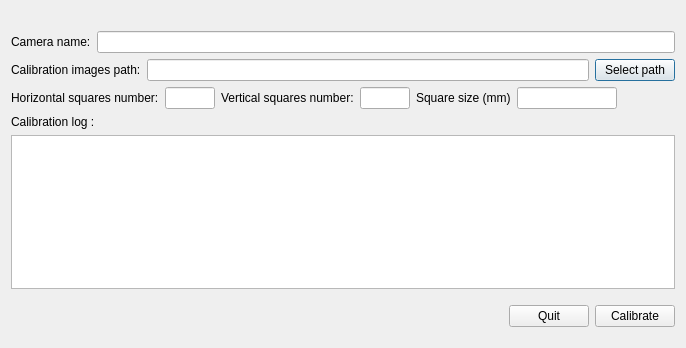
<?xml version="1.0" encoding="UTF-8"?>
<ui version="4.0">
 <class>CameraCalibDialog</class>
 <widget class="QDialog" name="CameraCalibDialog">
  <property name="geometry">
   <rect>
    <x>0</x>
    <y>0</y>
    <width>686</width>
    <height>348</height>
   </rect>
  </property>
  <property name="windowTitle">
   <string>Camera calibration</string>
  </property>
  <layout class="QVBoxLayout" name="verticalLayout_2">
   <item>
    <layout class="QVBoxLayout" name="verticalLayout">
     <property name="leftMargin">
      <number>0</number>
     </property>
     <property name="topMargin">
      <number>10</number>
     </property>
     <property name="bottomMargin">
      <number>10</number>
     </property>
     <item>
      <layout class="QHBoxLayout" name="horizontalLayout_4">
       <property name="topMargin">
        <number>10</number>
       </property>
       <item>
        <widget class="QLabel" name="label_6">
         <property name="text">
          <string>Camera name:</string>
         </property>
        </widget>
       </item>
       <item>
        <widget class="QLineEdit" name="camera_name_le"/>
       </item>
      </layout>
     </item>
     <item>
      <layout class="QHBoxLayout" name="horizontalLayout">
       <item>
        <widget class="QLabel" name="label">
         <property name="text">
          <string>Calibration images path:</string>
         </property>
        </widget>
       </item>
       <item>
        <widget class="QLineEdit" name="img_calib_path"/>
       </item>
       <item>
        <widget class="QPushButton" name="select_path_pb">
         <property name="text">
          <string>Select path</string>
         </property>
        </widget>
       </item>
      </layout>
     </item>
     <item>
      <layout class="QHBoxLayout" name="horizontalLayout_2">
       <item>
        <widget class="QLabel" name="label_2">
         <property name="text">
          <string>Horizontal squares number:</string>
         </property>
        </widget>
       </item>
       <item>
        <widget class="QLineEdit" name="horiz_squares_nb">
         <property name="maximumSize">
          <size>
           <width>50</width>
           <height>16777215</height>
          </size>
         </property>
        </widget>
       </item>
       <item>
        <widget class="QLabel" name="label_3">
         <property name="text">
          <string>Vertical squares number:</string>
         </property>
        </widget>
       </item>
       <item>
        <widget class="QLineEdit" name="vertic_squares_nb">
         <property name="maximumSize">
          <size>
           <width>50</width>
           <height>16777215</height>
          </size>
         </property>
        </widget>
       </item>
       <item>
        <widget class="QLabel" name="label_4">
         <property name="text">
          <string>Square size (mm)</string>
         </property>
        </widget>
       </item>
       <item>
        <widget class="QLineEdit" name="squares_size">
         <property name="maximumSize">
          <size>
           <width>100</width>
           <height>16777215</height>
          </size>
         </property>
        </widget>
       </item>
       <item>
        <spacer name="horizontalSpacer">
         <property name="orientation">
          <enum>Qt::Horizontal</enum>
         </property>
         <property name="sizeHint" stdset="0">
          <size>
           <width>40</width>
           <height>20</height>
          </size>
         </property>
        </spacer>
       </item>
      </layout>
     </item>
     <item>
      <widget class="QLabel" name="label_5">
       <property name="text">
        <string>Calibration log :</string>
       </property>
      </widget>
     </item>
     <item>
      <widget class="QTextEdit" name="log_text_edit"/>
     </item>
     <item>
      <layout class="QHBoxLayout" name="horizontalLayout_3">
       <property name="topMargin">
        <number>10</number>
       </property>
       <item>
        <spacer name="horizontalSpacer_2">
         <property name="orientation">
          <enum>Qt::Horizontal</enum>
         </property>
         <property name="sizeHint" stdset="0">
          <size>
           <width>40</width>
           <height>20</height>
          </size>
         </property>
        </spacer>
       </item>
       <item>
        <widget class="QPushButton" name="quit_pb">
         <property name="text">
          <string>Quit</string>
         </property>
        </widget>
       </item>
       <item>
        <widget class="QPushButton" name="calibrate_pb">
         <property name="text">
          <string>Calibrate</string>
         </property>
        </widget>
       </item>
      </layout>
     </item>
    </layout>
   </item>
  </layout>
 </widget>
 <resources/>
 <connections/>
</ui>
